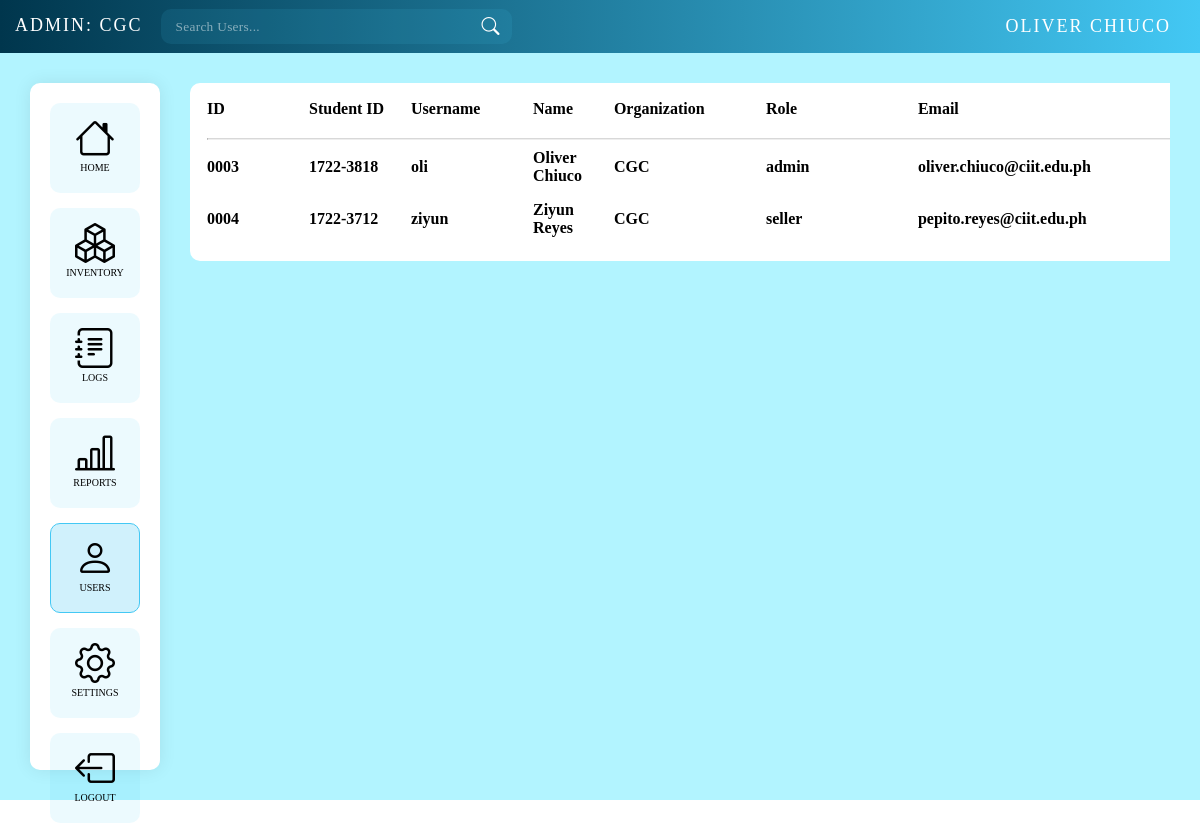
/pages/users.php (signed in), run on the app's committed database.
### tables this page shows
CREATE TABLE `users` (
  `id` int(11) NOT NULL,
  `username` varchar(11) NOT NULL,
  `name` varchar(255) NOT NULL,
  `role` enum('master','admin','seller','student') NOT NULL,
  `organization` int(11) DEFAULT NULL,
  `password` varchar(255) NOT NULL,
  `email` varchar(255) NOT NULL,
  `student_number` varchar(50) DEFAULT NULL,
  `status` enum('student','pending','approved','disabled') NOT NULL,
  `use_template` enum('true','false') NOT NULL,
  `use_username` enum('true','false') NOT NULL
);

CREATE TABLE `organizations` (
  `id` int(11) NOT NULL,
  `code` varchar(3) NOT NULL,
  `name` varchar(255) NOT NULL,
  `active` tinyint(1) NOT NULL DEFAULT 1
);

### pages/users.php (the view, shortened to what this page needs)
<?php
$servername = "localhost";
$username = "root";
$password = "";
$dbname = "techcommprototype";
$conn = new mysqli($servername, $username, $password, $dbname);
$sql = "SELECT u.username, u.name, u.organization,o.code, o.name AS organization_name FROM users AS u JOIN organizations AS o ON u.organization = o.id WHERE u.id = '$_SESSION[user_id]'";
$result = $conn->query($sql);
while ($row = $result->fetch_assoc()) {
    $name = $row["name"];
    $organization_name = $row["organization_name"];
    $organization_id = $row["organization"];
    $organization_code = $row["code"];
}
function getUserIdFormatted($id, $length) {
    return str_pad($id, $length, '0', STR_PAD_LEFT);
}
function getUserNumberFormatted($number) {
    $firstPart = substr($number, 0, 4);
    $secondPart = substr($number, 4);
    return $firstPart . "-" . $secondPart;
}
if ($_SESSION['role'] == "admin") $sql = "SELECT u.*, o.code FROM users AS u JOIN organizations AS o ON u.organization = o.id WHERE organization = '$organization_id'";
$result = mysqli_query($conn, $sql);
$users = mysqli_fetch_all($result, MYSQLI_ASSOC);
?>
<!DOCTYPE html>
<html lang="en">
<head>
    <link rel="stylesheet" type="text/css" href="../css/style.php">
    <link rel="stylesheet" href="https://cdn.jsdelivr.net/npm/bootstrap-icons@1.9.1/font/bootstrap-icons.css">
</head>
<body>
    <nav class="navbar">
        <div class="nav-left">
            <div class="menu">
            <a href="#"
                    class="logo"><?php if ($organization_name == "Individual") {
                        if($_SESSION['role'] == "master"){
                            echo htmlspecialchars("MASTER");
                        } else{
                            echo htmlspecialchars(strtoupper($name));
                        }
                    } else {
                        if($_SESSION['role'] == "admin"){
                            echo htmlspecialchars("ADMIN: " . strtoupper($organization_code));
                        } else{
                            echo htmlspecialchars(strtoupper($organization_name));
                        }
                    } ?></a>
                <form class="search-bar ">
                    <input id="search" type="text" autocomplete="off" placeholder="Search Users...">
                    <i class="bi bi-search search-empty"></i>
                </form>
            </div>
        </div>
        <div class="nav-right">
            <div class="menu seller">
                <li><a><?php echo htmlspecialchars(strtoupper($name)); ?></a></li>
            </div>
        </div>
    </nav>
    <div class="main-interface with-navbar" >
    <div class="left-panel">
            <div class="left-panel-content shadow unselectable">
                <div class="left-nav-upper">
                    <div class="left-nav-icon button" onclick="window.location.href='../index.php'"><i class="bi bi-house"></i>HOME
                    </div>
                    <div class="left-nav-icon button" onclick="window.location.href='inventory.php'"><i
                            class="bi bi-boxes" ></i>INVENTORY</div>
                    <div class="left-nav-icon button" onclick="window.location.href='logs.php'"><i
                            class="bi bi-journal-text"></i>LOGS</div>
                    <div class="left-nav-icon button" onclick="window.location.href='reports.php'"><i
                            class="bi bi-bar-chart-line"></i>REPORTS</div>
                    <?php
                    if($_SESSION['role'] == 'admin' || $_SESSION['role'] == 'master'){
                    ?><div class="left-nav-icon button selected" onclick="window.location.href='users.php'"><i
                            class="bi bi-person"></i>USERS</div><?php
                    }
                    ?>
                    <div class="left-nav-icon button" onclick="window.location.href='settings.php'"><i
                            class="bi bi-gear"></i>SETTINGS</div>
                </div>
                <div class="left-nav-lower">
                    <div class="left-nav-icon button" onclick="window.location.href='../index.php?logout=1'"><i
                            class="bi bi-box-arrow-left"></i>LOGOUT</div>
                </div>
            </div>
        </div>
        <div class="center-panel" style="margin-right: 15px; width: 100%;">
            <div class="center-panel-content" >
                <div class="products-panel unselectable">
                    <table style="background-color: var(--card-color); color: var(--card-text-color) ;border-radius: 10px; width: 100%; text-align: left; padding: 15px; ">
                        <thead >
                            <tr >
                                <th scope="col">ID</th>
                                <th scope="col">Student ID</th>
                                <th scope="col">Username</th>
                                <th scope="col">Name</th>
                                <th scope="col">Organization</th>
                                <th scope="col">Role</th>
                                <th scope="col">Email</th>
                            </tr>
                        </thead>
                        <tbody >
                            <tr><td colspan="7"><br><hr style="border-top: 1px solid rgba(0, 0, 0, 0.151);"></td></tr>
                            <?php
                            foreach ($users as $user) {
                                ?>
                                <tr class="log-row" style="height: 50px;">
                                    <th class="id" style="width:100px ; min-width: 100px; max-width: 100px; word-wrap:break-word;"><?php echo htmlspecialchars(getUserIdFormatted($user['id'],4)); ?></th>
                                    <th class="student-id" style="width:100px ; min-width: 100px; max-width: 100px; word-wrap:break-word;"><?php echo htmlspecialchars(getUserNumberFormatted($user['student_number'])); ?></th>
                                    <th class="username" style="width: 120px ; min-width: 120px; max-width: 120px;"><?php echo htmlspecialchars($user['username']); ?></th>
                                    <th class="name" style="padding-right: 30px;"><?php echo htmlspecialchars($user['name']); ?></th>
                                    <th class="organization" style="width: 150px ; min-width: 150px; max-width: 150px;"><?php echo htmlspecialchars($user['code']); ?></th>
                                    <th class="role" style="width: 150px ; min-width: 150px; max-width: 150px;"><?php echo htmlspecialchars($user['role']); ?></th>
                                    <th class="email" style="width: 300px ; min-width: 300px; max-width: 300px;"><?php echo htmlspecialchars($user['email']); ?></th>
                                </tr>
                            <?php } ?>
                        </tbody>
                    </table>
                </div>
            </div>
        </div>
    </div>
</body>
</html>

### data on the page
users: organization.code "ADMIN: CGC", name "OLIVER CHIUCO", id "0003", student_number "1722-3818", username "oli", name "Oliver Chiuco", organization.code "CGC", role "admin", email "oliver.chiuco@ciit.edu.ph"
users: id "0004", student_number "1722-3712", username "ziyun", name "Ziyun Reyes", organization.code "CGC", role "seller", email "pepito.reyes@ciit.edu.ph"
